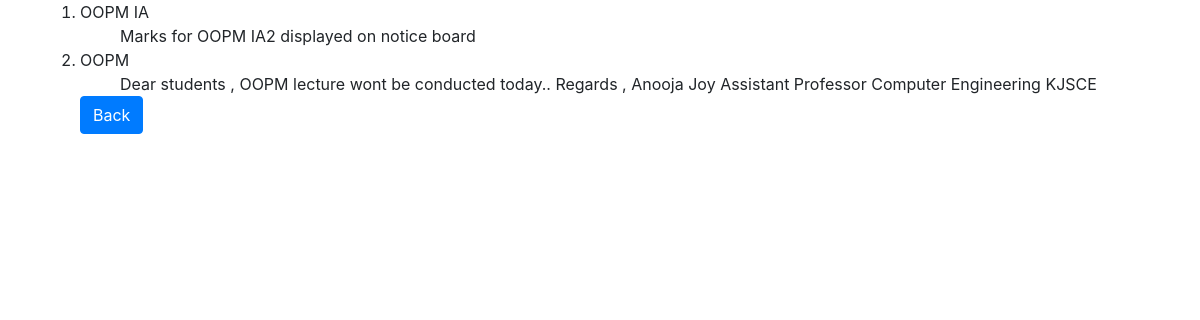
Page /accounts/1/ on the earlier database version.
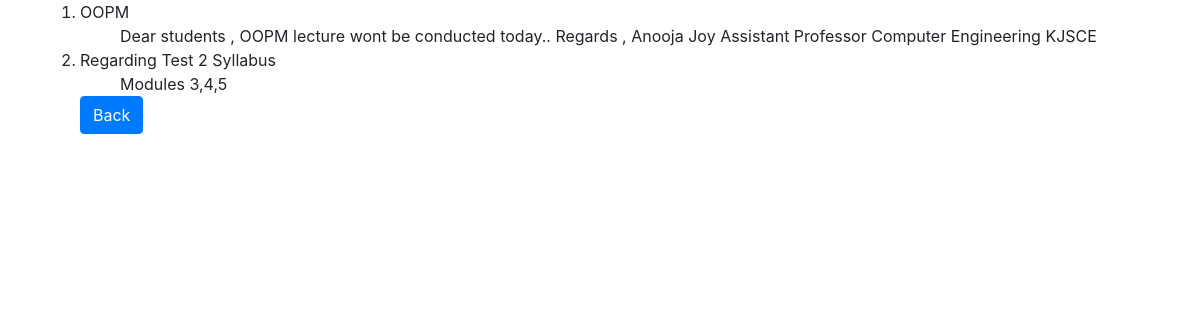
Same page on the later database version.
### myapp/models.py (models this page shows, shortened)
class Notice(models.Model):
    name = models.TextField(max_length=4000,null=True, blank=True)
    message = models.TextField(max_length=4000, null=True, blank=True)
    topic = models.ForeignKey(Board, on_delete=models.CASCADE,null=True, blank=True)
    objects = models.Manager()

### myapp/views.py (the view)
# urls.py: path('<int:id>/', views.list_notice, name='list_notices'),
def list_notice(request, id):
    no = Board.objects.get(pk=id)
    notices = no.notice_set.all()
    return render(request, 'notices.html', {'notices': notices})

### templates/notices.html (shortened to what this page needs)
<!DOCTYPE html>
<html lang="en">
<head>
     <link rel="stylesheet" href="https://maxcdn.bootstrapcdn.com/bootstrap/4.0.0-beta/css/bootstrap.min.css">
</head>
<ul> <ol>
    {% if  not  user.is_authenticated %}
    {%for  notice in notices%}
                <li>{{notice.name}}</li></a>
                <ul><li style="list-style-type :none;">{{notice.message}}</li>
  </ul>
                    {% endfor %}
    <button onclick="location.href='{% url 'home_page' %}'"
     class="btn btn-primary " align="center"> Back</button>
    {%endif %}
</ol>
</ul>
</body>
</html>

Differences in the rows shown:
removed Notice: name "OOPM IA", message "Marks for OOPM IA2 displayed on notice board"
added Notice: name "Regarding Test 2 Syllabus", message "Modules 3,4,5"
